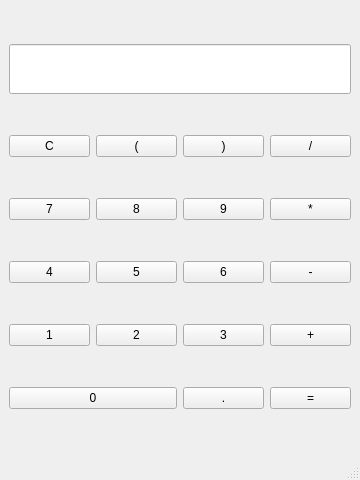
<?xml version="1.0" encoding="UTF-8"?>
<ui version="4.0">
 <class>MainWindow</class>
 <widget class="QMainWindow" name="MainWindow">
  <property name="geometry">
   <rect>
    <x>0</x>
    <y>0</y>
    <width>360</width>
    <height>480</height>
   </rect>
  </property>
  <property name="windowTitle">
   <string>Calculadora</string>
  </property>
  <widget class="QWidget" name="centralwidget">
   <layout class="QGridLayout" name="gridLayout">
    <item row="0" column="0" colspan="4">
     <widget class="QLineEdit" name="display">
      <property name="font">
       <font>
        <pointsize>28</pointsize>
       </font>
      </property>
      <property name="alignment">
       <set>Qt::AlignRight|Qt::AlignTrailing|Qt::AlignVCenter</set>
      </property>
      <property name="readOnly">
       <bool>true</bool>
      </property>
     </widget>
    </item>
    <item row="1" column="0">
     <widget class="QPushButton" name="btn_clear">
      <property name="text">
       <string>C</string>
      </property>
     </widget>
    </item>
    <item row="1" column="1">
     <widget class="QPushButton" name="btn_lparen">
      <property name="text">
       <string>(</string>
      </property>
     </widget>
    </item>
    <item row="1" column="2">
     <widget class="QPushButton" name="btn_rparen">
      <property name="text">
       <string>)</string>
      </property>
     </widget>
    </item>
    <item row="1" column="3">
     <widget class="QPushButton" name="btn_divide">
      <property name="text">
       <string>/</string>
      </property>
     </widget>
    </item>
    <item row="2" column="0">
     <widget class="QPushButton" name="btn_7">
      <property name="text">
       <string>7</string>
      </property>
     </widget>
    </item>
    <item row="2" column="1">
     <widget class="QPushButton" name="btn_8">
      <property name="text">
       <string>8</string>
      </property>
     </widget>
    </item>
    <item row="2" column="2">
     <widget class="QPushButton" name="btn_9">
      <property name="text">
       <string>9</string>
      </property>
     </widget>
    </item>
    <item row="2" column="3">
     <widget class="QPushButton" name="btn_multiply">
      <property name="text">
       <string>*</string>
      </property>
     </widget>
    </item>
    <item row="3" column="0">
     <widget class="QPushButton" name="btn_4">
      <property name="text">
       <string>4</string>
      </property>
     </widget>
    </item>
    <item row="3" column="1">
     <widget class="QPushButton" name="btn_5">
      <property name="text">
       <string>5</string>
      </property>
     </widget>
    </item>
    <item row="3" column="2">
     <widget class="QPushButton" name="btn_6">
      <property name="text">
       <string>6</string>
      </property>
     </widget>
    </item>
    <item row="3" column="3">
     <widget class="QPushButton" name="btn_subtract">
      <property name="text">
       <string>-</string>
      </property>
     </widget>
    </item>
    <item row="4" column="0">
     <widget class="QPushButton" name="btn_1">
      <property name="text">
       <string>1</string>
      </property>
     </widget>
    </item>
    <item row="4" column="1">
     <widget class="QPushButton" name="btn_2">
      <property name="text">
       <string>2</string>
      </property>
     </widget>
    </item>
    <item row="4" column="2">
     <widget class="QPushButton" name="btn_3">
      <property name="text">
       <string>3</string>
      </property>
     </widget>
    </item>
    <item row="4" column="3">
     <widget class="QPushButton" name="btn_add">
      <property name="text">
       <string>+</string>
      </property>
     </widget>
    </item>
    <item row="5" column="0" colspan="2">
     <widget class="QPushButton" name="btn_0">
      <property name="text">
       <string>0</string>
      </property>
     </widget>
    </item>
    <item row="5" column="2">
     <widget class="QPushButton" name="btn_decimal">
      <property name="text">
       <string>.</string>
      </property>
     </widget>
    </item>
    <item row="5" column="3">
     <widget class="QPushButton" name="btn_equals">
      <property name="text">
       <string>=</string>
      </property>
     </widget>
    </item>
   </layout>
  </widget>
  <widget class="QStatusBar" name="statusbar"/>
 </widget>
 <resources/>
 <connections/>
</ui>
